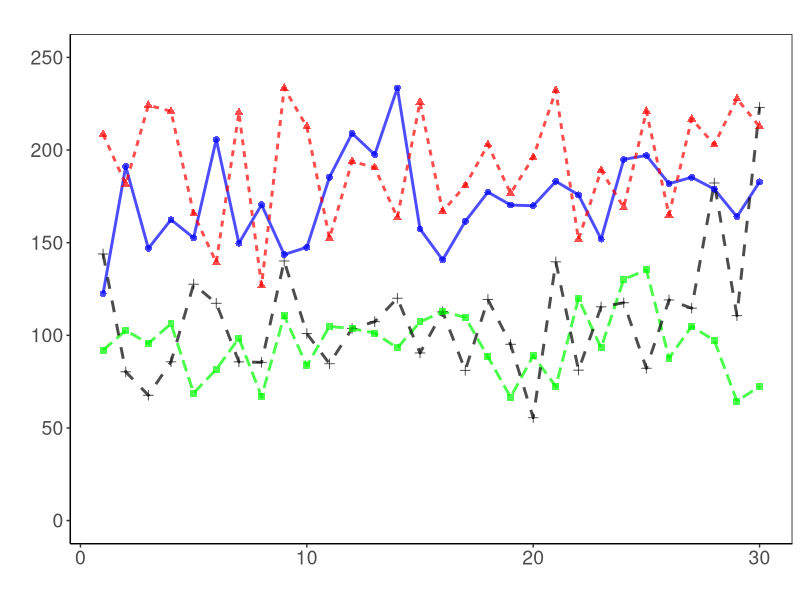
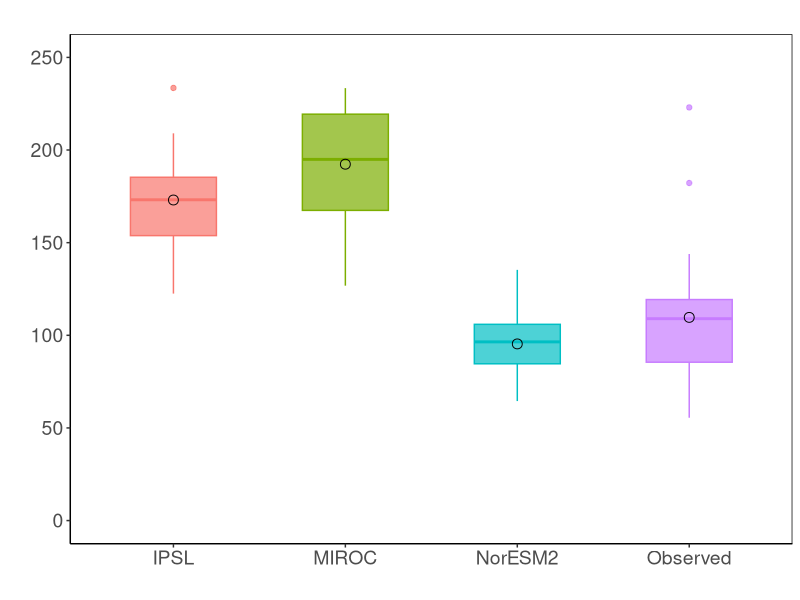
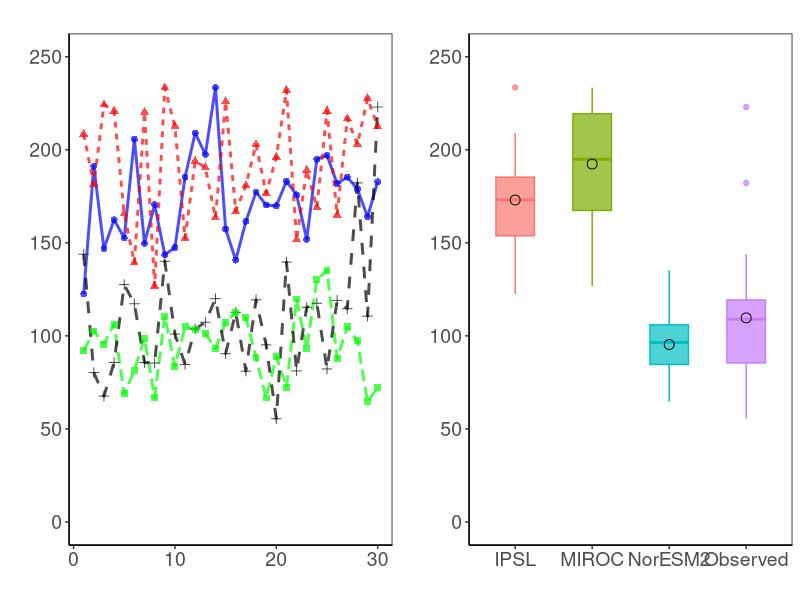

Reproduce these figures in R, in order.
# El objetivo de este script es hacer un ajuste de distribucion de frecuencias 
# usando la serie de precipitaci?n maxima en 24h del modelo IPLS SSP585, per?odo 2041-2070.
# A esta serie se le corrigi? el bias usando la estacion M1219 rellena con missForest 

# Editado por: Jorge Hurtado
# Fecha: 9 de septiembre de 2022

# Pasos a seguir:
# a. Preparar las series
# b. Hacer al ajuste a varias distribuciones teoricas (weibull, gamma, lognormal, normal)  
# c. Evaluar el ajuste para seleccionar el mejor modelo

# Fig. 2. Precipitation intensity corrections of raw GCMs.

#..................................................................................................

# Preparing the environment

rm(list = ls())
graphics.off()

# libraries

{
#library(fitdistrplus)
#library(MASS)
#library(survival)
#library(actuar)
#library(distrMod)
#library(dplyr)
library(readxl)
library(tidyverse)
library(ggpubr)
}

# load data

data <- read_excel("./Methods/ClimateScenarioData.xlsx",sheet=1); head(data)

# preparacion de la tabla

data1 <- data.frame(data) 
data1$nyear <- seq(1,30,1)
names(data1) <- c("obs","IPSL","MIROC","NorESM2","year")


{

obs <- data1 %>% dplyr::select(year,obs) %>% mutate (group = "Observed")
    names(obs) <- c("year","PP","Group")
    
ipsl <- data1 %>% dplyr::select(year,IPSL) %>% mutate (group = "IPSL")
    names(ipsl) <- c("year","PP","Group")

miroc <- data1 %>% dplyr::select(year,MIROC) %>% mutate (group = "MIROC")
    names(miroc) <- c("year","PP","Group")

noresm <- data1 %>% dplyr::select(year,NorESM2) %>% mutate (group = "NorESM2")
    names(noresm) <- c("year","PP","Group")

data2 <- rbind(obs,ipsl,miroc,noresm)

}

    
# plot maximos anuales todas las series

(f1 <-  ggplot(data=data2, mapping=aes(x=year, y=PP, color=Group,linetype=Group)) + 

        geom_line (show.legend=F,size = 1, alpha = 0.7) +
        
        scale_y_continuous(limits = c(0, 250), breaks = seq(0, 250, by = 50))+
        
        geom_point(aes(shape=Group),
                       show.legend=F,size = 2, alpha = 0.7) +
        
        scale_colour_manual(#name = "Simbology",
                            breaks = c("Observed","IPSL","MIROC", "NorESM2"),
                            #labels = c("Observed","GCM-BC:IPSL","GCM-BC:MIROC", "GCM-BC:NorESM2"),
                            values = c("black","blue","red", "green"))+
        
        labs(x = "", y = "", 
             title = "", size=5) +
        
        theme(plot.title=element_text(hjust=0.5, size=14),
              axis.title.x = element_text(size = 14),
              axis.text.x = element_text(size = 14),
              axis.text.y = element_text(size = 14),
              axis.title.y = element_text(size = 14),
              panel.background = element_rect(fill = 'white'),
              panel.border = element_rect(colour = "black", fill = NA, size = 0.5),
              axis.line.x = element_line(size = 0.5, color = "black"),
              axis.line.y = element_line(size = 0.5, color = "black"),
              legend.key.size = unit(0.9, 'cm'),
              legend.text = element_text(size=16),
              legend.title = element_text(size=17),
              legend.key = element_rect(fill = "transparent")))



# plot de box plots

(f2 <- ggplot(data=data2, aes(Group, PP,fill=Group, color=Group))+
        geom_boxplot(width=0.5,alpha=0.7,show.legend = F)+
        coord_cartesian(ylim = c(0, 250))+
        stat_summary(fun.data = mean_sdl, fun.args = list(mult = 1), geom = "errorbar", width = 0.2,show.legend = F) +     # mean_sld grafica las barras de las desviaciones estandar, mult 1 indican 1 desviacion estandar
        stat_summary(fun = mean, geom = "point", shape = 1,size = 3, color = "black",show.legend = F) +
        labs(title = "", x = "", y = "", show.legend = F)+
        
        theme(plot.title=element_text(hjust=0.5, size=14),
              axis.title.x = element_text(size = 14),
              axis.text.x = element_text(size = 14),
              axis.text.y = element_text(size = 14),
              axis.title.y = element_text(size = 14),
              panel.background = element_rect(fill = 'white'),
              panel.border = element_rect(colour = "black", fill = NA, size = 0.5),
              axis.line.x = element_line(size = 0.5, color = "black"),
              axis.line.y = element_line(size = 0.5, color = "black"),
              legend.key.size = unit(0.9, 'cm'),
              legend.text = element_text(size=16),
              legend.title = element_text(size=14),
              legend.key = element_rect(fill = "transparent")))

ggarrange(f1,f2, 
          labels = c("", ""),
          ncol = 2, nrow = 1)

# histogram of frequencies and empirical cumulative distribution


# End of script....................................................................................
